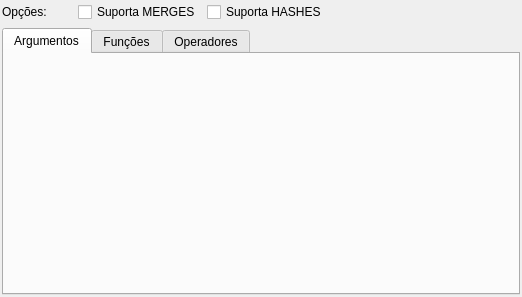
<?xml version="1.0" encoding="UTF-8"?>
<ui version="4.0">
 <class>OperadorWidget</class>
 <widget class="QWidget" name="OperadorWidget">
  <property name="geometry">
   <rect>
    <x>0</x>
    <y>0</y>
    <width>522</width>
    <height>297</height>
   </rect>
  </property>
  <property name="windowTitle">
   <string>Form</string>
  </property>
  <layout class="QGridLayout" name="operador_grid">
   <property name="margin">
    <number>2</number>
   </property>
   <property name="spacing">
    <number>6</number>
   </property>
   <item row="0" column="0">
    <widget class="QLabel" name="label_10">
     <property name="minimumSize">
      <size>
       <width>70</width>
       <height>0</height>
      </size>
     </property>
     <property name="text">
      <string>Opções:</string>
     </property>
    </widget>
   </item>
   <item row="0" column="1">
    <widget class="QCheckBox" name="merges_chk">
     <property name="text">
      <string>Suporta MERGES</string>
     </property>
    </widget>
   </item>
   <item row="0" column="2">
    <widget class="QCheckBox" name="hashes_chk">
     <property name="text">
      <string>Suporta HASHES</string>
     </property>
    </widget>
   </item>
   <item row="0" column="3">
    <spacer name="horizontalSpacer">
     <property name="orientation">
      <enum>Qt::Horizontal</enum>
     </property>
     <property name="sizeHint" stdset="0">
      <size>
       <width>229</width>
       <height>20</height>
      </size>
     </property>
    </spacer>
   </item>
   <item row="1" column="0" colspan="4">
    <widget class="QTabWidget" name="atributos_twg">
     <property name="currentIndex">
      <number>0</number>
     </property>
     <widget class="QWidget" name="argumentos_tab">
      <attribute name="title">
       <string>Argumentos</string>
      </attribute>
     </widget>
     <widget class="QWidget" name="funcoes_tab">
      <attribute name="title">
       <string>Funções</string>
      </attribute>
      <layout class="QGridLayout" name="gridLayout_2">
       <property name="margin">
        <number>2</number>
       </property>
       <property name="spacing">
        <number>6</number>
       </property>
       <item row="1" column="0">
        <widget class="QLabel" name="func_juncao_lbl">
         <property name="text">
          <string>Junção:</string>
         </property>
        </widget>
       </item>
       <item row="2" column="0">
        <widget class="QLabel" name="func_restricao_lbl">
         <property name="text">
          <string>Restrição:</string>
         </property>
        </widget>
       </item>
       <item row="3" column="0">
        <spacer name="verticalSpacer">
         <property name="orientation">
          <enum>Qt::Vertical</enum>
         </property>
         <property name="sizeHint" stdset="0">
          <size>
           <width>20</width>
           <height>193</height>
          </size>
         </property>
        </spacer>
       </item>
       <item row="0" column="0">
        <widget class="QLabel" name="func_operador_lbl">
         <property name="text">
          <string>Operador:</string>
         </property>
        </widget>
       </item>
      </layout>
     </widget>
     <widget class="QWidget" name="operadores_tab">
      <attribute name="title">
       <string>Operadores</string>
      </attribute>
      <layout class="QGridLayout" name="gridLayout">
       <property name="margin">
        <number>2</number>
       </property>
       <property name="spacing">
        <number>6</number>
       </property>
       <item row="0" column="0">
        <widget class="QLabel" name="op_comutacao_lbl">
         <property name="text">
          <string>Comutação:</string>
         </property>
        </widget>
       </item>
       <item row="1" column="0">
        <widget class="QLabel" name="op_negacao_lbl">
         <property name="text">
          <string>Negação:</string>
         </property>
        </widget>
       </item>
       <item row="2" column="0">
        <widget class="QLabel" name="op_ordenacao1_lbl">
         <property name="text">
          <string>Ordenação (1):</string>
         </property>
        </widget>
       </item>
       <item row="3" column="0">
        <widget class="QLabel" name="op_ordenacao2_lbl">
         <property name="text">
          <string>Ordenação (2):</string>
         </property>
        </widget>
       </item>
       <item row="4" column="0">
        <widget class="QLabel" name="op_menorque_lbl">
         <property name="text">
          <string>Menor que:</string>
         </property>
        </widget>
       </item>
       <item row="5" column="0">
        <widget class="QLabel" name="op_maiorque_lbl">
         <property name="text">
          <string>Maior que:</string>
         </property>
        </widget>
       </item>
       <item row="6" column="0">
        <spacer name="verticalSpacer_2">
         <property name="orientation">
          <enum>Qt::Vertical</enum>
         </property>
         <property name="sizeHint" stdset="0">
          <size>
           <width>20</width>
           <height>96</height>
          </size>
         </property>
        </spacer>
       </item>
      </layout>
     </widget>
    </widget>
   </item>
  </layout>
 </widget>
 <resources/>
 <connections/>
</ui>
